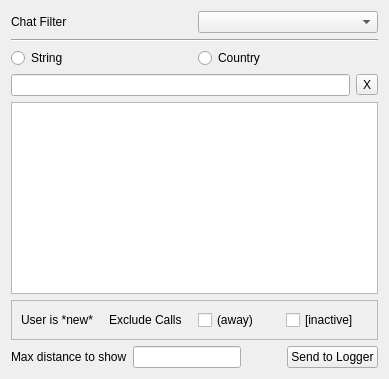
<?xml version="1.0" encoding="UTF-8"?>
<ui version="4.0">
 <class>callsFrame</class>
           <widget class="QFrame" name="callsFrame">
           <property name="frameShape">
            <enum>QFrame::Shape::NoFrame</enum>
           </property>
           <layout class="QVBoxLayout" name="verticalLayout">
            <item>
             <layout class="QHBoxLayout" name="horizontalLayout_12">
              <item>
               <widget class="QLabel" name="label">
                <property name="text">
                 <string>Chat Filter</string>
                </property>
               </widget>
              </item>
              <item>
               <widget class="QComboBox" name="CSChatFilter">
                <property name="toolTip">
                 <string>Only show users for this band</string>
                </property>
               </widget>
              </item>
             </layout>
            </item>
            <item>
             <widget class="Line" name="line">
              <property name="orientation">
               <enum>Qt::Orientation::Horizontal</enum>
              </property>
             </widget>
            </item>
            <item>
             <layout class="QHBoxLayout" name="horizontalLayout_2">
              <item>
               <widget class="QRadioButton" name="stringRb">
                <property name="text">
                 <string>String</string>
                </property>
                <attribute name="buttonGroup">
                 <string notr="true">callStringButtonGroup</string>
                </attribute>
               </widget>
              </item>
              <item>
               <widget class="QRadioButton" name="countryRb">
                <property name="text">
                 <string>Country</string>
                </property>
                <attribute name="buttonGroup">
                 <string notr="true">callStringButtonGroup</string>
                </attribute>
               </widget>
              </item>
             </layout>
            </item>
            <item>
             <layout class="QHBoxLayout" name="horizontalLayout_13">
              <item>
               <widget class="QLineEdit" name="CSFilter">
                <property name="toolTip">
                 <string>Look for any of these strings/countries (space separated) in users</string>
                </property>
                <property name="clearButtonEnabled">
                 <bool>true</bool>
                </property>
               </widget>
              </item>
              <item>
               <widget class="QToolButton" name="clearUserFilter">
                <property name="toolTip">
                 <string>Clear the user filters</string>
                </property>
                <property name="text">
                 <string>X</string>
                </property>
               </widget>
              </item>
             </layout>
            </item>
            <item>
             <widget class="QTableView" name="CSTable">
              <property name="alternatingRowColors">
               <bool>true</bool>
              </property>
              <property name="selectionMode">
               <enum>QAbstractItemView::SelectionMode::ExtendedSelection</enum>
              </property>
              <property name="selectionBehavior">
               <enum>QAbstractItemView::SelectionBehavior::SelectRows</enum>
              </property>
              <property name="sortingEnabled">
               <bool>true</bool>
              </property>
              <property name="cornerButtonEnabled">
               <bool>false</bool>
              </property>
             </widget>
            </item>
            <item>
             <widget class="QFrame" name="frame">
              <property name="frameShape">
               <enum>QFrame::Shape::StyledPanel</enum>
              </property>
              <property name="frameShadow">
               <enum>QFrame::Shadow::Raised</enum>
              </property>
              <layout class="QHBoxLayout" name="horizontalLayout_14">
               <item>
                <widget class="QLabel" name="label_9">
                 <property name="text">
                  <string>User is *new*</string>
                 </property>
                </widget>
               </item>
               <item>
                <widget class="QLabel" name="label_10">
                 <property name="text">
                  <string>Exclude Calls</string>
                 </property>
                </widget>
               </item>
               <item>
                <widget class="QCheckBox" name="awayCallscb">
                 <property name="text">
                  <string>(away)</string>
                 </property>
                </widget>
               </item>
               <item>
                <widget class="QCheckBox" name="inactiveCallscb">
                 <property name="text">
                  <string>[inactive]</string>
                 </property>
                </widget>
               </item>
              </layout>
             </widget>
            </item>
            <item>
             <layout class="QHBoxLayout" name="horizontalLayout_10">
              <item>
               <widget class="QLabel" name="label_7">
                <property name="text">
                 <string>Max distance to show</string>
                </property>
               </widget>
              </item>
              <item>
               <widget class="QLineEdit" name="maxDistanceEdit">
                <property name="clearButtonEnabled">
                 <bool>true</bool>
                </property>
               </widget>
              </item>
              <item>
               <spacer name="horizontalSpacer_6">
                <property name="orientation">
                 <enum>Qt::Orientation::Horizontal</enum>
                </property>
                <property name="sizeHint" stdset="0">
                 <size>
                  <width>40</width>
                  <height>20</height>
                 </size>
                </property>
               </spacer>
              </item>
              <item>
               <widget class="QPushButton" name="loggerXferButton">
                <property name="text">
                 <string>Send to Logger</string>
                </property>
               </widget>
              </item>
             </layout>
            </item>
           </layout>
          </widget>
 <buttongroups>
  <buttongroup name="callStringButtonGroup"/>
 </buttongroups>

 <resources/>
 <connections/>
</ui>
